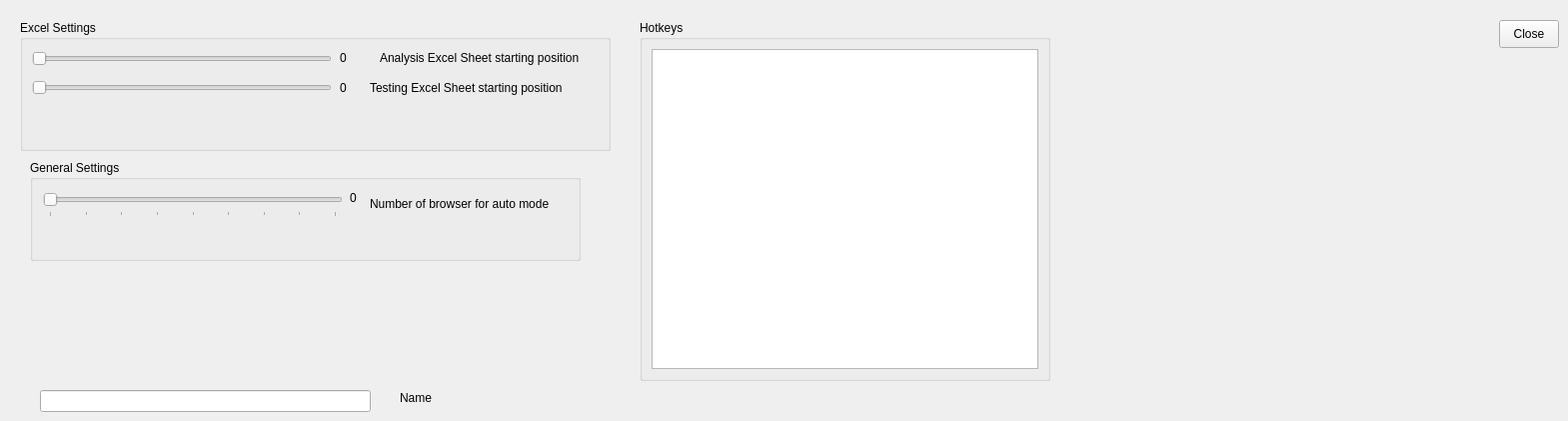
      <widget class="QWidget" name="settings">
       <widget class="QGroupBox" name="groupBox">
        <property name="geometry">
         <rect>
          <x>640</x>
          <y>20</y>
          <width>411</width>
          <height>361</height>
         </rect>
        </property>
        <property name="title">
         <string>Hotkeys</string>
        </property>
        <layout class="QVBoxLayout" name="verticalLayout">
         <item>
          <widget class="QTableView" name="tableView"/>
         </item>
        </layout>
       </widget>
       <widget class="QGroupBox" name="groupBox_2">
        <property name="geometry">
         <rect>
          <x>20</x>
          <y>20</y>
          <width>591</width>
          <height>131</height>
         </rect>
        </property>
        <property name="title">
         <string>Excel Settings</string>
        </property>
        <widget class="QLabel" name="label_3">
         <property name="geometry">
          <rect>
           <x>360</x>
           <y>30</y>
           <width>211</width>
           <height>16</height>
          </rect>
         </property>
         <property name="text">
          <string>Analysis Excel Sheet starting position</string>
         </property>
        </widget>
        <widget class="QLabel" name="label_4">
         <property name="geometry">
          <rect>
           <x>350</x>
           <y>60</y>
           <width>207</width>
           <height>16</height>
          </rect>
         </property>
         <property name="text">
          <string>Testing Excel Sheet starting position</string>
         </property>
        </widget>
        <widget class="QSlider" name="browser_num">
         <property name="geometry">
          <rect>
           <x>12</x>
           <y>28</y>
           <width>300</width>
           <height>22</height>
          </rect>
         </property>
         <property name="minimumSize">
          <size>
           <width>300</width>
           <height>0</height>
          </size>
         </property>
         <property name="orientation">
          <enum>Qt::Horizontal</enum>
         </property>
        </widget>
        <widget class="QSlider" name="horizontalSlider_2">
         <property name="geometry">
          <rect>
           <x>12</x>
           <y>57</y>
           <width>300</width>
           <height>22</height>
          </rect>
         </property>
         <property name="minimumSize">
          <size>
           <width>300</width>
           <height>0</height>
          </size>
         </property>
         <property name="orientation">
          <enum>Qt::Horizontal</enum>
         </property>
        </widget>
        <widget class="QLabel" name="label_6">
         <property name="geometry">
          <rect>
           <x>320</x>
           <y>30</y>
           <width>21</width>
           <height>16</height>
          </rect>
         </property>
         <property name="text">
          <string>0</string>
         </property>
        </widget>
        <widget class="QLabel" name="label_7">
         <property name="geometry">
          <rect>
           <x>320</x>
           <y>60</y>
           <width>21</width>
           <height>16</height>
          </rect>
         </property>
         <property name="text">
          <string>0</string>
         </property>
        </widget>
       </widget>
       <widget class="QGroupBox" name="groupBox_3">
        <property name="geometry">
         <rect>
          <x>30</x>
          <y>160</y>
          <width>551</width>
          <height>101</height>
         </rect>
        </property>
        <property name="title">
         <string>General Settings</string>
        </property>
        <widget class="QLabel" name="label_5">
         <property name="geometry">
          <rect>
           <x>340</x>
           <y>30</y>
           <width>220</width>
           <height>27</height>
          </rect>
         </property>
         <property name="text">
          <string>Number of browser for auto mode</string>
         </property>
        </widget>
        <widget class="QSlider" name="horizontalSlider">
         <property name="geometry">
          <rect>
           <x>13</x>
           <y>30</y>
           <width>300</width>
           <height>27</height>
          </rect>
         </property>
         <property name="minimumSize">
          <size>
           <width>300</width>
           <height>0</height>
          </size>
         </property>
         <property name="minimum">
          <number>2</number>
         </property>
         <property name="maximum">
          <number>10</number>
         </property>
         <property name="orientation">
          <enum>Qt::Horizontal</enum>
         </property>
         <property name="tickPosition">
          <enum>QSlider::TicksBelow</enum>
         </property>
         <property name="tickInterval">
          <number>1</number>
         </property>
        </widget>
        <widget class="QLabel" name="label_8">
         <property name="geometry">
          <rect>
           <x>320</x>
           <y>30</y>
           <width>21</width>
           <height>16</height>
          </rect>
         </property>
         <property name="text">
          <string>0</string>
         </property>
        </widget>
       </widget>
       <widget class="QPushButton" name="close_settings">
        <property name="geometry">
         <rect>
          <x>1500</x>
          <y>20</y>
          <width>60</width>
          <height>28</height>
         </rect>
        </property>
        <property name="maximumSize">
         <size>
          <width>60</width>
          <height>16777215</height>
         </size>
        </property>
        <property name="text">
         <string>Close</string>
        </property>
       </widget>
       <widget class="QLineEdit" name="lineEdit">
        <property name="geometry">
         <rect>
          <x>40</x>
          <y>390</y>
          <width>331</width>
          <height>22</height>
         </rect>
        </property>
       </widget>
       <widget class="QLabel" name="label_9">
        <property name="geometry">
         <rect>
          <x>400</x>
          <y>390</y>
          <width>55</width>
          <height>16</height>
         </rect>
        </property>
        <property name="text">
         <string>Name</string>
        </property>
       </widget>
      </widget>
